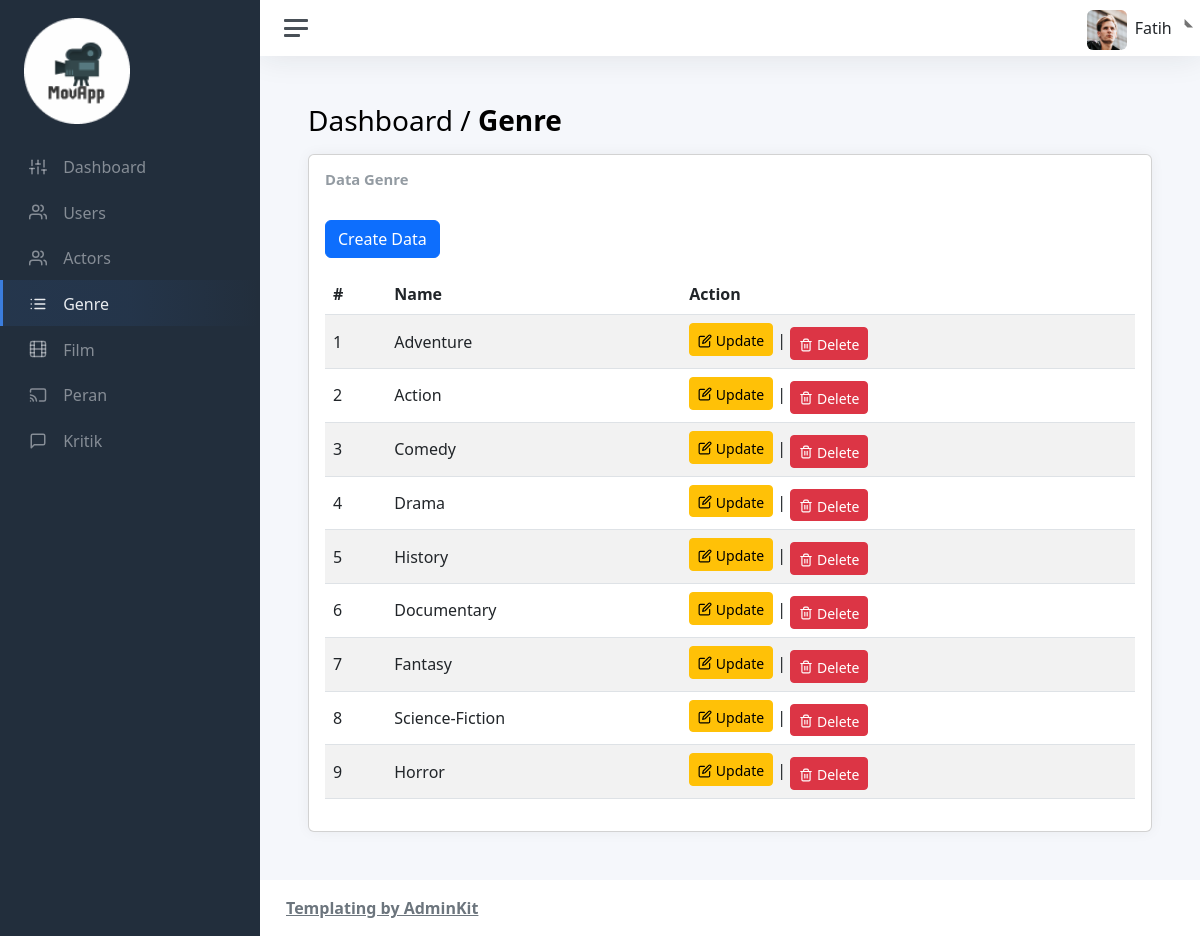
/admin/views/genre/genre.php, run on an earlier commit of the app's database.
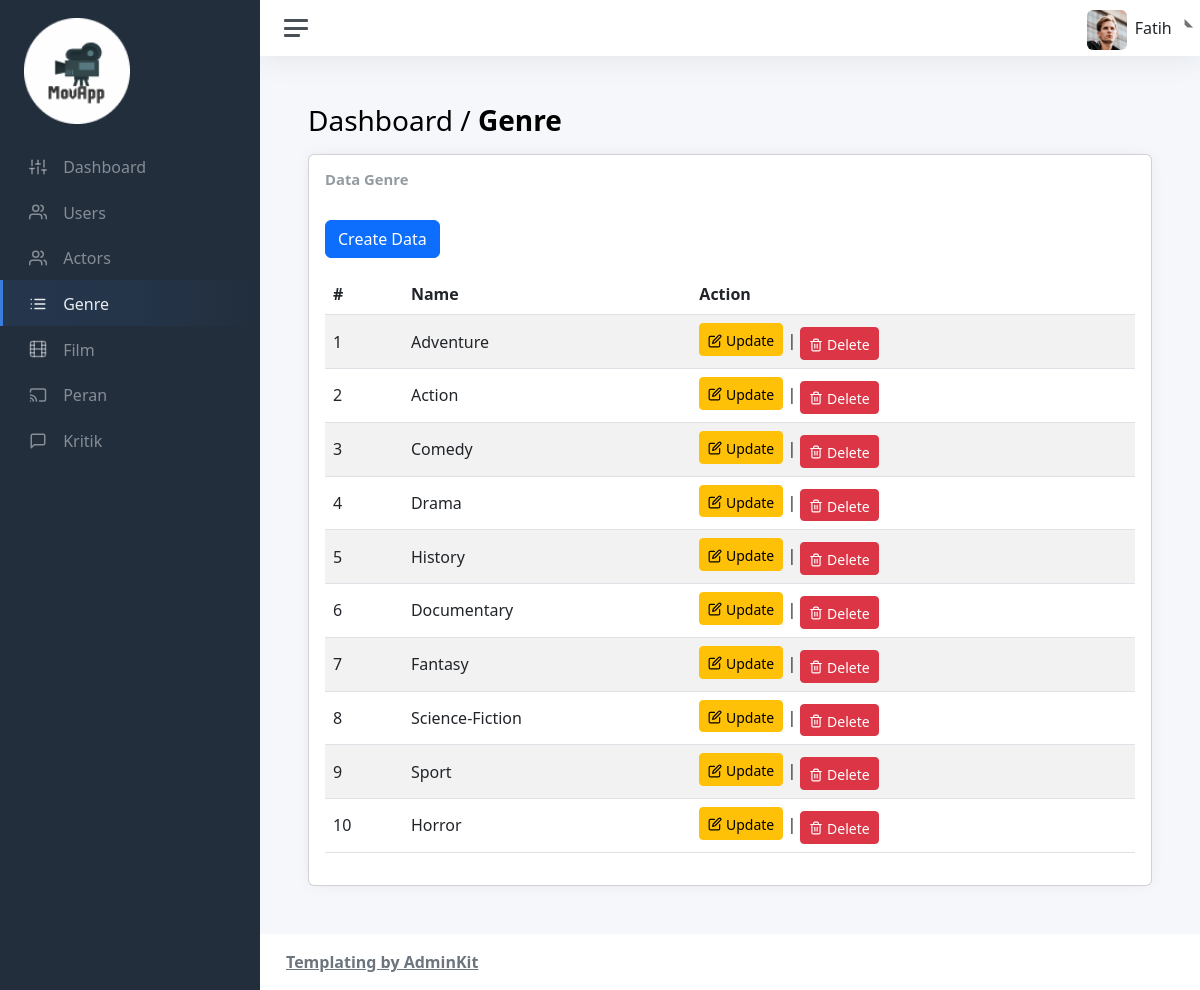
And on a later commit of the database.
### tables this page shows
CREATE TABLE `genre` (
  `id` int(11) NOT NULL,
  `nama` varchar(60) NOT NULL
);

### admin/views/genre/genre.php (the view, shortened to what the changed rows need)
<!DOCTYPE html>
<html lang="en">
    <head>
        <?php include "../layouts/assetsLink.php"; ?>
    </head>
    <body>
        <div class="wrapper">
            <div class="main">
                <main class="content">
                    <div class="container-fluid p-0">
                        <h1 class="h3 mb-3">Dashboard / <strong>Genre</strong></h1>
                        <div class="col-sm-12">
                            <div class="card">
                                <div class="card-body">
                                    <?php
                                        include "../../../database/db.php";
                                        $query = $conn->query("SELECT * FROM genre");
                                    ?>
                                    <table id="example" class="table table-striped"
                                        style="width:100%">
                                        <thead>
                                            <tr>
                                                <th scope="col">#</th>
                                                <th scope="col">Name</th>
                                                <th scope="col">Action</th>
                                            </tr>
                                        </thead>
                                        <tbody>
                                            <?php
                                                if(mysqli_num_rows($query)>0){
                                                    $no=1;
                                                    while ($data = mysqli_fetch_array($query)) {
                                            ?>
                                            <tr>
                                                <td><?php echo $no; ?></td>
                                                <td><?php echo $data["nama"]; ?></td>
                                                <td>
                                                    <a class="btn btn-warning btn-sm mb-1"
                                                        href="edit-gn.php?id=<?php echo $data["id"]; ?>">
                                                        <i class="align-middle" data-feather="edit"></i>
                                                        <span class="align-middle">Update</span>
                                                    </a>
                                                    |
                                                    <a class="btn btn-danger btn-sm mt-1"
                                                        href="../../../controllers/genre/delete-gn.php?id=<?php echo $data["id"]; ?>"
                                                        onclick="alert('Anda yakin ingin menghapus data ini?')">
                                                        <i class="align-middle" data-feather="trash-2"></i>
                                                        <span class="align-middle">Delete</span>
                                                    </a>
                                                </td>
                                            </tr>
                                            <?php
                                            $no++;
                                                    }
                                                }
                                            ?>
                                        </tbody>
                                    </table>
                                </div>
                            </div>
                        </div>
                    </div>
                </main>
            </div>
        </div>
    </body>
</html>

What changed in the data, as far as the page shows it:
added genre: nama "Sport"
